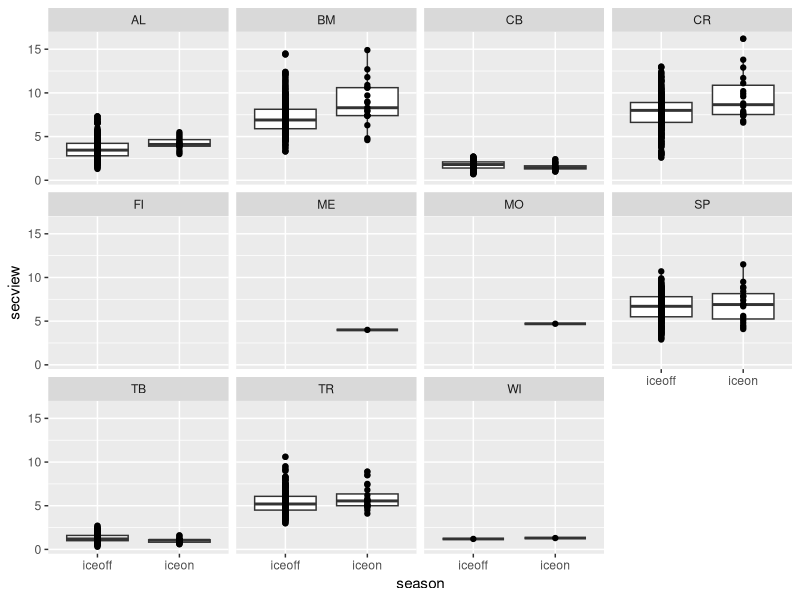
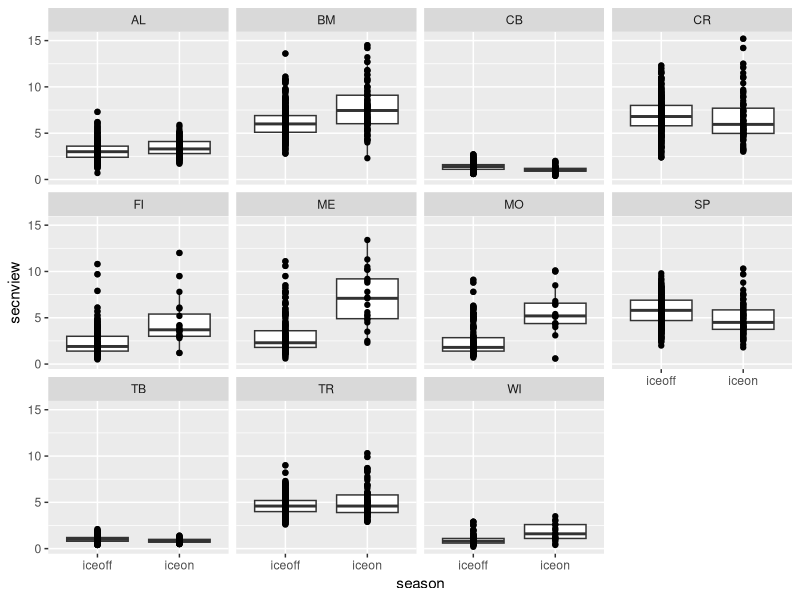

These charts were generated, in order, by the following R code: (Note: this script raises an error after producing the figures.)
#set working directory

#load packages
library(dplyr)
library(reshape2)
library(ggplot2)
library(lubridate)

#=============================================================================
#read in secchi data
secchi_orig <- read.csv("Data/ntl31_v4.csv", stringsAsFactors = FALSE)

# WARNING- to be resolved, SP's mac had a strange date import issue

#format dates
secchi <- secchi_orig %>% 
  mutate(date = as.Date(sampledate, format = "%m/%d/%Y")) %>% 
  select(-sampledate) %>% 
  rename(year = year4)

#=============================================================================
# ----> read in under ice data, for ice on/off timing
seasons_orig <- read.csv("Data/under_ice_data.csv", stringsAsFactors = FALSE)

#keep only wisconsin, cols of interest, make start and end full dates
seasons_wisc <- seasons_orig %>% 
  filter(lakeregloc == "Wisconsin") %>% 
  select(year, season, lakename, lakeregloc, 
         startday, startmonth, startyear, 
         endday, endmonth, endyear) %>% #, 
  #iceduration, periodn, photicdepth, 
  #icedepth, snowdepth, airtemp) %>% 
  mutate(startmonum = match(startmonth, month.abb),
         endmonum = match(endmonth, month.abb)) %>% 
  mutate(startdate = paste(startyear, startmonum, startday, sep = "-"),
         enddate = paste(endyear, endmonum, endday, sep = "-"))

#=============================================================================
# ----> read in snow/ice
icesnow_orig<-read.csv("Data/ntl34_v5.csv")
icesnow<-icesnow_orig %>% select(lakeid,year=year4,sampledate,sta,avsnow,sdsnow,totice,whiteice,blueice)
#=============================================================================
# ----> read in chl

chl_north_orig<-read.csv("Data/ntl35_v2.csv")
chl_south_orig<-read.csv("Data/ntl38_v3.csv")
chlr_north<-chl_north_orig %>% select(lakeid,year=year4,sampledate,depth,chl=chlor,phaeo)
chlr_south<-chl_south_orig %>% select(lakeid,year=year4,sampledate,depth=depth_range_m,chl=tri_chl_spec,phaeo=phaeo_spec)
chlr<-rbind(chlr_north,chlr_south)


#=============================================================================


#make lakeid to match
seasons_lakes <- seasons_wisc %>% 
  mutate(lakeid = ifelse(lakename == "Allequash Lake", "AL", NA),
         lakeid = ifelse(lakename == "Big Muskellunge Lake", "BM", lakeid),
         lakeid = ifelse(lakename == "Crystal Bog", "CB", lakeid),
         lakeid = ifelse(lakename == "Crystal Lake", "CR", lakeid),
         lakeid = ifelse(lakename == "Fish Lake", "FI", lakeid),
         lakeid = ifelse(lakename == "Lake Mendota", "ME", lakeid),
         lakeid = ifelse(lakename == "Lake Monona", "MO", lakeid),
         lakeid = ifelse(lakename == "Lake Wingra", "WI", lakeid),
         lakeid = ifelse(lakename == "Sparkling Lake", "SP", lakeid),
         lakeid = ifelse(lakename == "Trout Bog", "TB", lakeid),
         lakeid = ifelse(lakename == "Trout Lake", "TR", lakeid)) %>% 
  select(season, lakeid, year, startdate, enddate)

#=============================================================================
# ----> tag data with season

secchi_dates_only <- secchi %>% 
  select(lakeid, year, date) %>% 
  unique() %>% 
  rename(sample_year = year) %>% 
  arrange(lakeid, sample_year)

seasons_lakes_wide <- seasons_lakes %>% 
  melt(id.vars = c("lakeid", "year", "season"), variable.name = "category", value.name = "date") %>% 
  mutate(seasons_category = paste(season, category, sep = "_")) %>% 
  select(-season, -category) %>% 
  dcast(lakeid + year ~ seasons_category, value.var = "date") %>% 
  rename(winter_yr = year) %>% 
  select(lakeid, winter_yr, iceon_startdate, iceon_enddate, iceoff_startdate, iceoff_enddate)

#we're only interested in iceon/iceoff

secchi_seasons_pre <- merge(secchi_dates_only, seasons_lakes_wide,
                          by = c("lakeid"), all.x = TRUE) %>% 
  #tag seasons
  mutate(season = ifelse(date >= iceon_startdate & date <= iceon_enddate, "iceon", NA),
         season = ifelse(date >= iceoff_startdate & date <= iceoff_enddate, "iceoff", season)) %>% 
  #keep only samples that fall within iceon or iceoff
  filter(!is.na(season))

#merge back to full secchi data
secchi_seasons <- secchi_seasons_pre %>% 
  #group things by *winter* year
  select(lakeid, date, winter_yr, season) %>% 
  merge(secchi, by = c("lakeid", "date")) %>% 
  select(-year)

#sanity check
secchi_seasons %>% 
  select(season, ice) %>% 
  unique()

# filter(secchi_seasons, season == "iceon" & is.na(ice)) %>% filter(lakeid == "ME")
# filter(seasons_lakes_wide, lakeid == "ME" & winter_yr == 2001) #yep, is iceon by our dates
# filter(seasons_lakes_wide, lakeid == "ME" & winter_yr == 2013) #yep, same, ice
#yes, there are some legitimate occasions when season is winter but ice is NA

#=============================================================================
# ----> check it out
secchi_small <- select(secchi_seasons, lakeid, date, winter_yr, season, secview, secnview)

summary(secchi_small)
#secview is with viewer
#secnview is without viewer

ggplot(secchi_small, aes(season, secview)) +
  geom_boxplot() +
  geom_point() +
  facet_wrap(~lakeid)

secchi_small %>% 
  filter(lakeid %in% c("MO", "ME"))

ggplot(secchi_small, aes(season, secnview)) +
  geom_boxplot() +
  geom_point() +
  facet_wrap(~lakeid)

#or take average of two when both are available

#=============================================================================
# chl and snow/ice

merge<-merge(icesnow,chlr, by=c("lakeid","sampledate"))
data<-merge
data$depthgroup<-data$depth

# play with depth groups?
data$depthgroup[which(data$depth <=2)]<-"0-2"
data$depthgroup[which(data$depth >2 & data$depth<=5)]<-"2-5"
data$depthgroup[which(data$depth >5 & data$depth<=10)]<-"5-10"
data$depthgroup[which(data$depth >10 & data$depth<=15)]<-"10-15"
data$depthgroup[which(data$depth >15 & data$depth<=20)]<-"15-20"
data$depthgroup[which(data$depth >20)]<-"20-99"
data$depthgroup[which(data$depth =="0-1")]<-"0-2"
data$depthgroup[which(data$depth =="0-8")]<-"0-8"

merge.test<-merge(icesnow,chlr, by=c("lakeid","sampledate"),all=TRUE)

# check to see how many jan/feb chla values lack snow/ice data
janfeb<-subset(merge.test,month(merge.test$sampledate) %in% c(1,2))
janfeb.missingsnowice<-janfeb[which((is.na(janfeb$avsnow)+is.na(janfeb$totice))==2),]
100*length(janfeb.missingsnowice[,1])/length(merge[,1])
# 0.6084396,  so ice or snow data measured for 99.4% of jan/feb chl samples

data.aggdepths<-data %>% group_by(lakeid,sampledate,avsnow,sdsnow,totice,whiteice,blueice) %>%
  dplyr::summarize(chl=mean(chl,na.rm=TRUE)) %>% as.data.frame()

data.aggdepthgroups<-data %>% group_by(lakeid,depthgroup,sampledate,avsnow,sdsnow,totice,whiteice,blueice) %>%
  dplyr::summarize(chl=mean(chl,na.rm=TRUE)) %>% as.data.frame()


# plot chl~snow, all depths
dataplot<-data
ggplot(dataplot,aes(x=avsnow,y=chl,color=sdsnow)) +
  geom_point()+
  facet_wrap(~lakeid,scales = "free")

# plot chl~snow, depth groups
dataplot<-data.aggdepthgroups
ggplot(dataplot,aes(x=avsnow,y=chl,color=sdsnow, shape=depthgroup)) +
  geom_point()+
  facet_wrap(~lakeid,scales = "free")

# plat chl~snow, aggregate depths
dataplot<-data.aggdepths
ggplot(dataplot,aes(x=avsnow,y=chl,color=sdsnow)) +
  geom_point()+
  facet_wrap(~lakeid,scales = "free")

